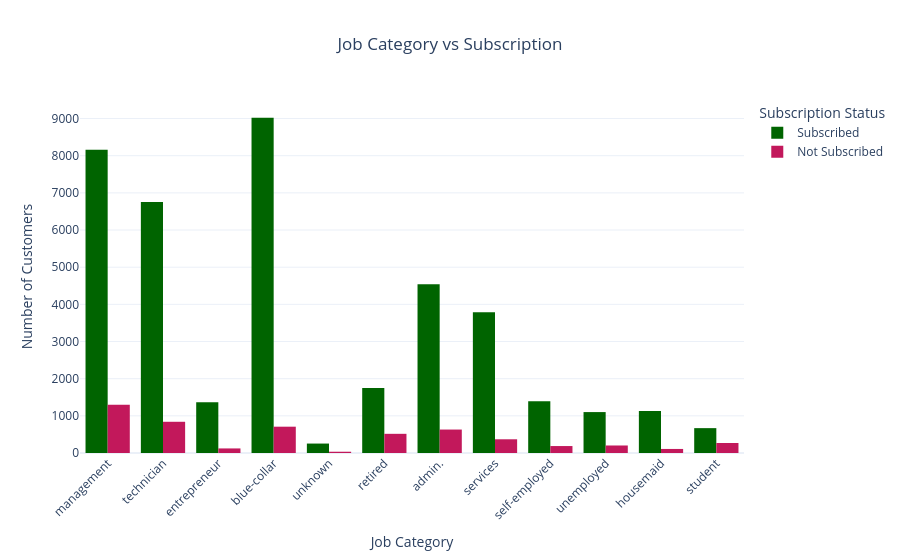

The notebook cell this image was saved under:
### Code cell
import plotly.express as px

# Create labels for subscription status
df["Subscription Status"] = df["Class"].replace({
    1: "Subscribed",
    2: "Not Subscribed"
})

# Histogram
fig = px.histogram(
    df,
    x="Job",
    color="Subscription Status",
    barmode="group",   # Use "stack" for a stacked histogram
    title="Job Category vs Subscription",
    color_discrete_map={
        "Subscribed": "#006400",      # Dark Green
        "Not Subscribed": "#C2185B"   # Dark Pink
    }
)

fig.update_layout(
    xaxis_title="Job Category",
    yaxis_title="Number of Customers",
    xaxis_tickangle=-45,
    template="plotly_white",
    title_x=0.5
)

fig.show()

### Figure 1 — Plotly figure (JSON) as saved in the notebook; plotly's stock layout.template omitted (floating-point values rounded to 4 significant figures; data arrays with more than 128 entries replaced by an {"elided": "..."} marker saying what was removed)
{"data": [{"alignmentgroup": "True", "bingroup": "x", "hovertemplate": "Subscription Status=Subscribed<br>Job=%{x}<br>count=%{y}<extra></extra>", "legendgroup": "Subscribed", "marker": {"color": "#006400", "pattern": {"shape": ""}}, "name": "Subscribed", "offsetgroup": "Subscribed", "orientation": "v", "showlegend": true, "type": "histogram", "x": {"elided": "39922 str values"}, "xaxis": "x", "yaxis": "y"}, {"alignmentgroup": "True", "bingroup": "x", "hovertemplate": "Subscription Status=Not Subscribed<br>Job=%{x}<br>count=%{y}<extra></extra>", "legendgroup": "Not Subscribed", "marker": {"color": "#C2185B", "pattern": {"shape": ""}}, "name": "Not Subscribed", "offsetgroup": "Not Subscribed", "orientation": "v", "showlegend": true, "type": "histogram", "x": {"elided": "5289 str values"}, "xaxis": "x", "yaxis": "y"}], "layout": {"barmode": "group", "legend": {"title": {"text": "Subscription Status"}, "tracegroupgap": 0}, "title": {"text": "Job Category vs Subscription", "x": 0.5}, "xaxis": {"anchor": "y", "domain": [0, 1], "tickangle": -45, "title": {"text": "Job Category"}}, "yaxis": {"anchor": "x", "domain": [0, 1], "title": {"text": "Number of Customers"}}}}
